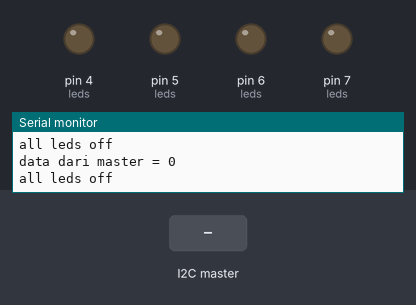
The sketch below on a simulated Arduino Uno, built with avr-gcc and run on an emulated ATmega328P. Shown: output pins drawn as LEDs (lit = HIGH), the last lines printed to the serial monitor. The test bench sets the inputs (shaded band).

Above: at 1.2 s.
1.3 s: the I2C master sends the byte 1
At 2.7 s:
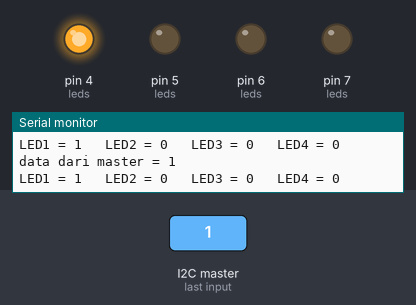
3.0 s: the I2C master sends the byte 2
At 4.2 s:
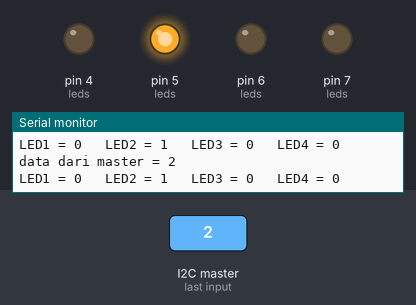
4.5 s: the I2C master sends the byte 0
At 5.8 s:
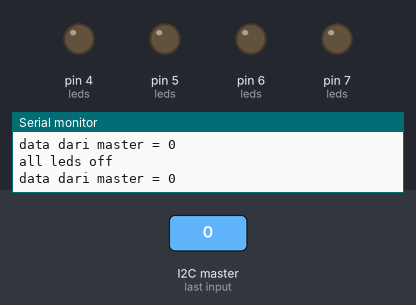
Timing chart, 0 to 7.5 s (numbered marks = the images above; inputs shaded):
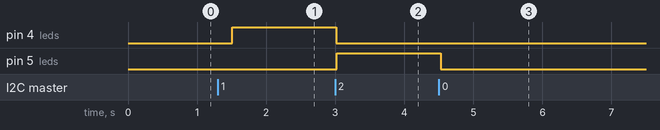

Measured:
- after the input at 1.3 s, pin 4 (leds): LOW → HIGH after 0.21 s
- after the input at 3.0 s, pin 4 (leds): HIGH → LOW at once; pin 5 (leds): LOW → HIGH at once
- after the input at 4.5 s, pin 5 (leds): HIGH → LOW at once

The sketch:

Slave.ino
```cpp
/*program Slave*/
#include <Wire.h>

#define SLAVE_ADDR 35 //NIM 2 digit dari belakang
#define L1 4 //pin arduino
#define L2 5 //pin arduino
#define L3 6 //pin arduino
#define L4 7 //pin arduino
#define NUM_LEDS 4 //jumlah led

int leds[NUM_LEDS] = {L1, L2, L3, L4};

volatile int data = 0;

/*== fungsi baca data yg diperoleh dari master ===*/
void receive(int wiresize) {
  if (Wire.available()) {
    data = Wire.read();
  }
}
/*== fungsi tulis data untuk dikirim ke master ===*/
void request() {
  Wire.write(data);
}

void setup() {
  Serial.begin(9600);
  for (uint8_t indx = 0; indx < NUM_LEDS; indx++) {
    pinMode(leds[indx], OUTPUT);
  }
  Wire.begin(SLAVE_ADDR); // memulai device(arduino) sebagai slave
  Serial.println("welcome to module 4");
  Serial.println("device slave");
  Wire.onReceive(receive);//fungsi yang dijalankan ketika master mengirim data to slave
  Wire.onRequest(request);//fungsi yang dijalankan ketika master meminta data to slave
}

void loop () {
  Serial.println("data dari master = " + String(data));
  if (data > 0 && data <= NUM_LEDS) {
    uint8_t bin[NUM_LEDS] = {0b0001, 0b0010, 0b0100, 0b1000};
    --data;
    // ============== KONDISI LED ===============
    for (uint8_t j = 0; j < NUM_LEDS; j++) {
      uint8_t val = (bin[j] >> data) & 1;
      Serial.print("LED" + String(j + 1) + " = " + String(val) + " \t");
      digitalWrite(leds[j], val);
    }
    Serial.println();
    data++;
  }
  else {
    for (uint8_t j = 0; j < NUM_LEDS; j++) {
      digitalWrite(leds[j], 0);
    }
    Serial.println("all leds off");
  }
  delay(250);
}
```
